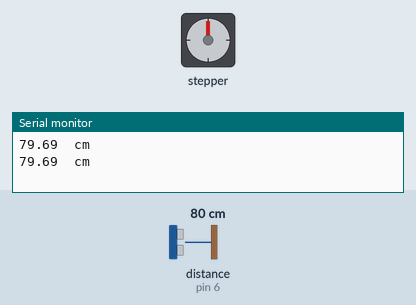
Bench run of a sketch on a simulated Arduino Uno, built with avr-gcc and run on an emulated ATmega328P. Parts: stepper motor, the last lines printed to the serial monitor. Wiring (inferred from the names in the program): ultrasonic range finder: trigger pin 7; echo pin 6. Inputs (shaded band) come from the test bench; at power-on: distance to the obstacle (sensor on pin 6) 80 cm. The echo pulse lasts 58.3 µs per cm; stepper angles assume 2048 steps per turn.

Above: at 2.8 s.
2.9 s: distance to the obstacle (sensor on pin 6) set to 2 cm
4.4 s: distance to the obstacle (sensor on pin 6) set to 4 cm
At 10.49 s:
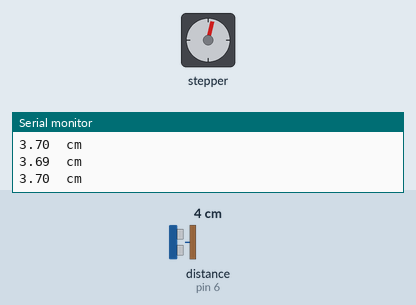
At 11.12 s:
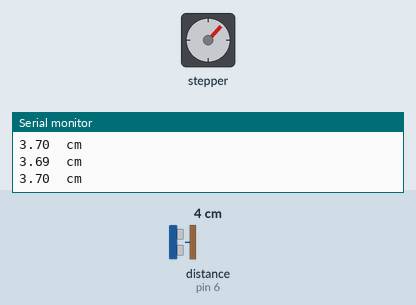
Timing chart, 0 to 13.7 s (numbered marks = the images above; inputs shaded):
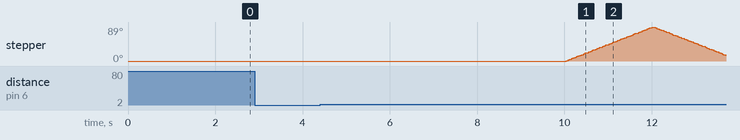

The sketch:

alimentador-funcional.ino
```cpp
#include <Stepper.h>

//Numero de volta para cada passo do nosso modelo de motor
const int stepsPerRevolution = 32;

//Inicializa a biblioteca utilizando as portas de 8 a 11 para
//ligacao ao motor
Stepper myStepper(stepsPerRevolution, 8,10,9,11);

//Definicao das portas do sensor ultrassonico
#define pinTrig 7
#define pinEcho 6

//Inicializa variavel para verificar distancia para o sensor
double distancia1 = 0;
double distancia2 = 0;

//Recebe a quantidade de milisegundos que o arduino esta ligado
long tempoComporta = millis();

void setup()
{
 //Determina a velocidade inicial do motor
 myStepper.setSpeed(480);

  pinMode(pinTrig, OUTPUT);
  pinMode(pinEcho, INPUT);

  Serial.begin(9600);
}

void loop()
{

  lerSonar();
  distancia1 = pulseIn(pinEcho, HIGH);
  //Formula simplificada para definir a distancia para o sensor em centimetros
  distancia1 = distancia1/58.3;
  delay(2000);

  lerSonar();
  distancia2 = pulseIn(pinEcho, HIGH);
  //Formula simplificada para definir a distancia para o sensor em centimetros
  distancia2 = distancia2/58.3;

  //Imprime na porta serial o monitoramento do sensor
  Serial.print(distancia1);
  Serial.println("  cm");
  Serial.print(distancia2);
  Serial.println("  cm");

  //Abre a comporta se as distancias estiverem entre 1 e 20cm e a ultima abertura estiver acontecido a mais de 10 segundos
  if (distancia1 > 1 && distancia1 < 20 && distancia2 > 1 && distancia2 < 20 && (millis() - tempoComporta) > 10000)
  {
    myStepper.step(512);
    myStepper.step(-512);
    tempoComporta = millis();
    delay(1000);
  }

}

//Dispara a execucao do sonar
void lerSonar()
{
  digitalWrite(pinTrig, HIGH);
  delayMicroseconds(10);
  digitalWrite(pinTrig, LOW);

}
```
